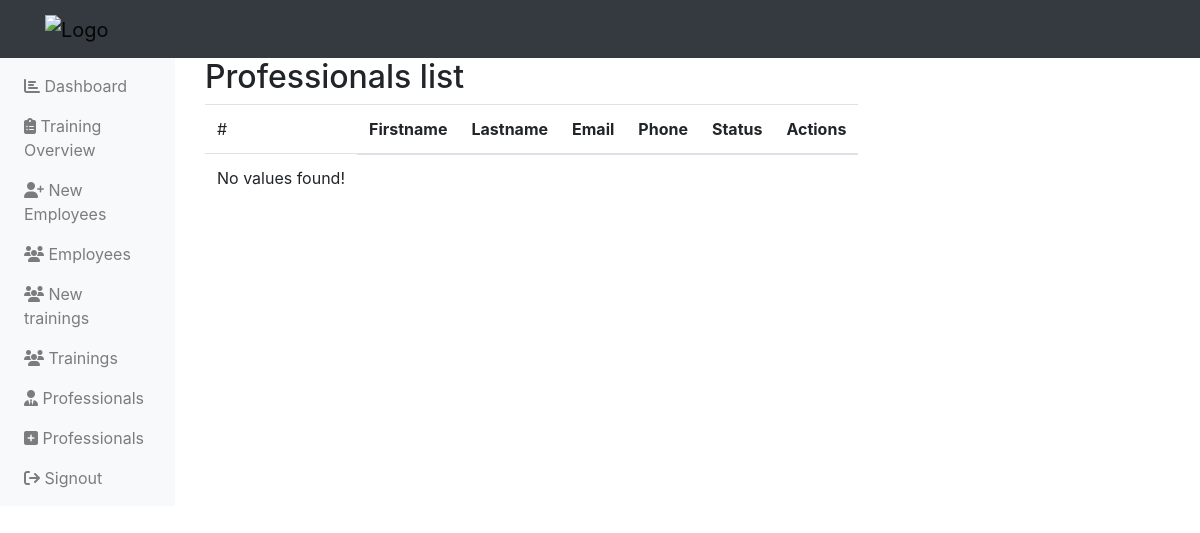
/administration-professionals.php (signed in), run on an earlier commit of the app's database.
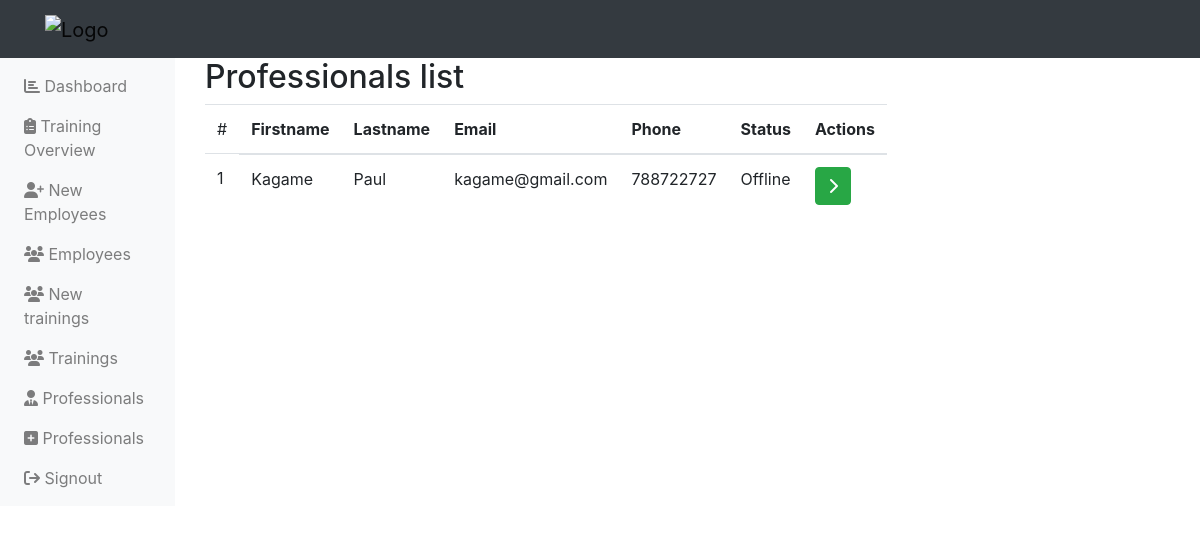
And on a later commit of the database.
### tables this page shows
CREATE TABLE `professionals` (
  `professional_id` int(11) NOT NULL,
  `professional_fn` varchar(255) NOT NULL,
  `professional_ln` varchar(255) NOT NULL,
  `professional_email` varchar(255) NOT NULL,
  `professional_phone` int(12) NOT NULL,
  `professional_status` varchar(255) NOT NULL
);

### administration-professionals.php (the view, shortened to what this page needs)
<?php
    include('php/connection.php');
?>
<!DOCTYPE html>
<html lang="en">
<head>
    <link rel="stylesheet" href="https://maxcdn.bootstrapcdn.com/bootstrap/4.5.2/css/bootstrap.min.css">
    <link rel="stylesheet" href="https://cdnjs.cloudflare.com/ajax/libs/font-awesome/6.4.2/css/all.min.css" />
</head>
<body>
    <?php include("php/administration-header.php"); ?>
    <div class="">
        <div class="row">
            <?php
                include("php/administration-left-links.php");
            ?>
            <div class="col-md-10">
                <div class="d-flex">
                    <h2>
                        Professionals list
                    </h2>
                </div>
                <table class="table table-hover table-responsive">
                    <thead>
                        <tr>
                            <td>
                                #
                            <th>
                                Firstname
                            </th>
                            <th>
                                Lastname
                            </th>
                            <th>
                                Email
                            </th>
                            <th>
                                Phone
                            </th>
                            <th>
                                Status
                            </th>
                            <th>
                                Actions
                            </th>
                        </tr>
                    </thead>
                    <tbody>
                        <?php
                            $get_pro = mysqli_query($server,"SELECT * from
                                professionals
                                ORDER BY
                                professional_fn ASC,
                                professional_ln ASC,
                                professional_email ASC
                            ");
                            $count=1;
                            if (mysqli_num_rows($get_pro) < 1) {
                                ?>
                                <tr>
                                    <td colpan="100">
                                        No values found!
                                    </td>
                                </tr>
                                <?php
                            }
                            while ($data_pro = mysqli_fetch_array($get_pro)) {
                                ?>
                                <tr>
                                    <td>
                                        <?php echo $count++; ?>
                                    </td>
                                    <td>
                                        <?php
                                            echo $data_pro['professional_fn'];
                                        ?>
                                    </td>
                                    <td>
                                        <?php
                                            echo $data_pro['professional_ln'];
                                        ?>
                                    </td>
                                    <td>
                                        <?php
                                            echo $data_pro['professional_email'];
                                        ?>
                                    </td>
                                    <td>
                                        <?php
                                            echo $data_pro['professional_phone'];
                                        ?>
                                    </td>
                                    <td>
                                        <?php
                                            echo $data_pro['professional_status'];
                                        ?>
                                    </td>
                                    <td>
                                        <button class="btn btn-success">
                                            <i class="fas fa-chevron-right"></i>
                                        </button>
                                    </td>
                                </tr>
                                <?php
                            }
                        ?>
                    </tbody>
                </table>
            </div>
        </div>
    </div>
</body>
</html>

### php/administration-header.php (shortened to what this page needs)
<nav class="navbar navbar-expand-lg navbar-light bg-dark">
    <div class="container">
        <a class="navbar-brand" href="adminstration-home.php">
            <img src="logo.png" alt="Logo" width="50" height="50">
        </a>
    </div>
</nav>

### php/administration-left-links.php
<div class="col-md-2">
    <nav class="navbar navbar-expand-md navbar-light bg-light">
        <div class="collapse navbar-collapse" id="navbarNav">
            <ul class="navbar-nav flex-column">
                <li class="nav-item">
                    <a class="nav-link" href="adminstration-home.php"><i class="fas fa-chart-bar"></i> Dashboard</a>
                </li>
                <li class="nav-item">
                    <a class="nav-link" href="#"><i class="fas fa-clipboard-list"></i> Training Overview</a>
                </li>
                <li class="nav-item">
                    <a class="nav-link" href="adminstation-new-employees.php"><i class="fas fa-user-plus"></i> New Employees</a>
                </li>
                <li class="nav-item">
                    <a class="nav-link" href="administration-employees.php"><i class="fas fa-users"></i> Employees</a>
                </li>
                <li class="nav-item">
                    <a class="nav-link" href="administration-new-trainings.php"><i class="fas fa-users"></i> New trainings</a>
                </li>
                <li class="nav-item">
                    <a class="nav-link" href="administration-trainings.php"><i class="fas fa-users"></i> Trainings</a>
                </li>
                <li class="nav-item">
                    <a class="nav-link" href="administration-professionals.php">
                    <i class="fas fa-user-tie"></i>
                    Professionals
                    </a>
                </li>
                <li class="nav-item">
                    <a class="nav-link" href="administration-new-professionals.php">
                    <i class="fas fa-plus-square"></i>
                    Professionals
                    </a>
                </li>
                <li class="nav-item">
                    <a class="nav-link" href="sign-out.php?administration"><i class="fas fa-sign-out"></i> Signout</a>
                </li>
            </ul>
        </div>
    </nav>
</div>

What changed in the data, as far as the page shows it:
added professionals: professional_fn "Kagame", professional_ln "Paul", professional_email "kagame@gmail.com", professional_phone "788722727", professional_status "Offline"
Also different on the page:
text no longer shown: "No values found!"
